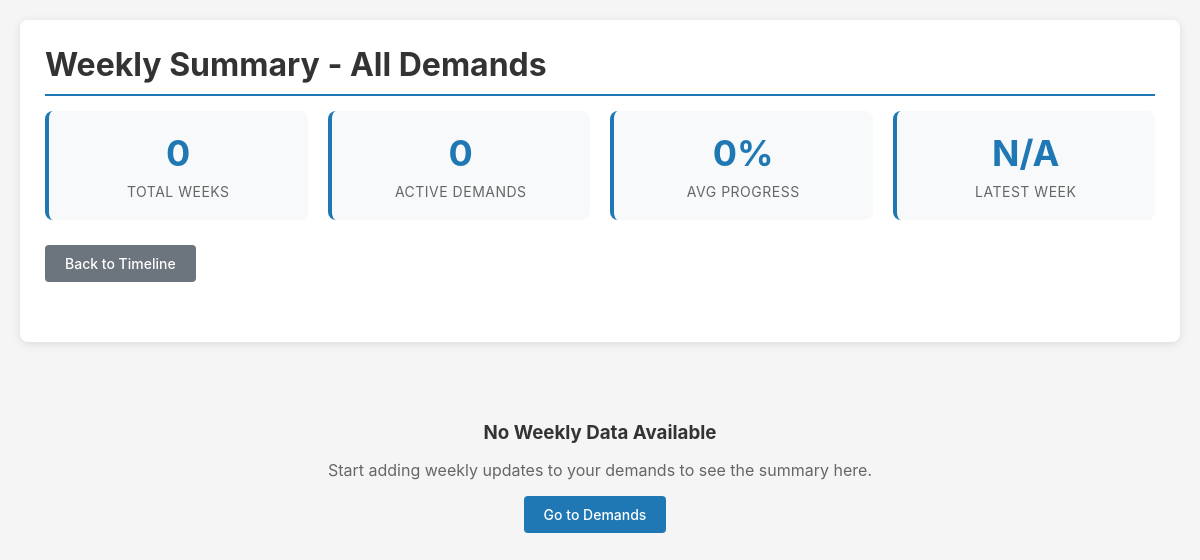
The page /weekly/summary/ on the database as committed earlier.
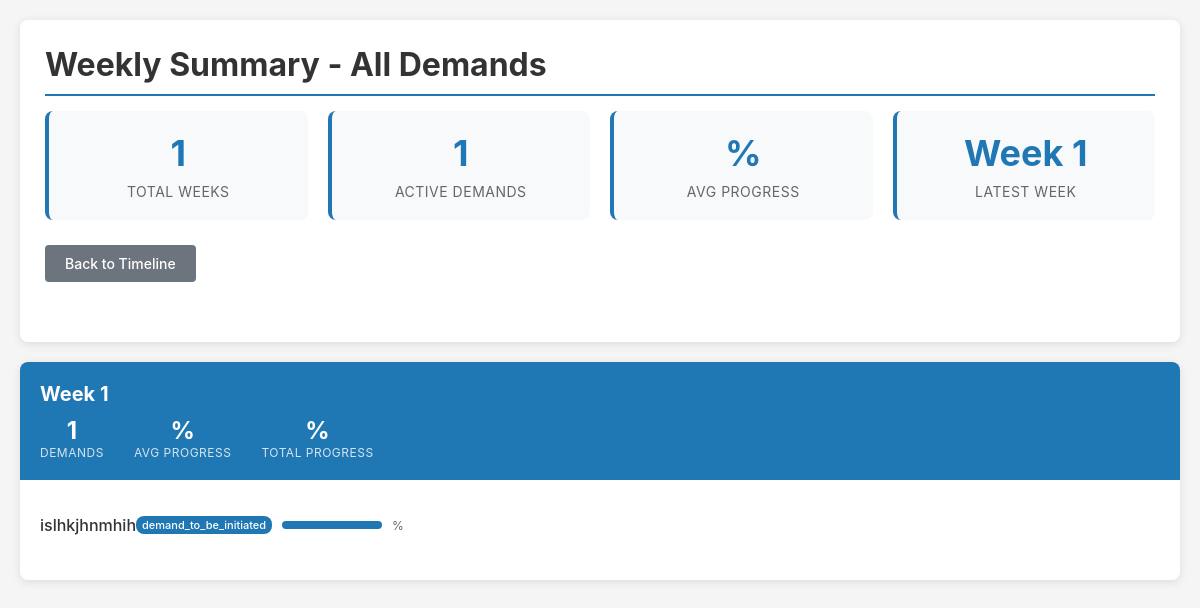
The same page on the database as committed later.
### trackerapp/models.py (models this page shows, shortened)
class Demand(models.Model):
    name = models.CharField(max_length=200)
    created_at = models.DateTimeField(auto_now_add=True)
    demand_ID = models.CharField(max_length=100, null=True, blank=True)
    file_type = models.CharField(max_length=100, null=True, blank=True)
    file_subtype = models.CharField(max_length=100, null=True, blank=True)
    file_detail = models.CharField(max_length=100, null=True, blank=True)
    demand_amount = models.DecimalField(max_digits=15, decimal_places=2, null=True, blank=True)
    io_name = models.CharField(max_length=200, null=True, blank=True)
    start_date = models.DateField(null=True, blank=True)
    duration_months = models.IntegerField(null=True, blank=True)
    weekly_start_date = models.DateField(null=True, blank=True)
    weekly_end_date = models.DateField(null=True, blank=True)

class WeeklyUpdate(models.Model):
    demand = models.ForeignKey(Demand, on_delete=models.CASCADE, related_name='weekly_updates')
    week_number = models.IntegerField()
    week_start_date = models.DateField()
    week_end_date = models.DateField()
    current_stage = models.CharField(max_length=50, choices=Stage.choices, null=True, blank=True)
    progress_percentage = models.IntegerField(default=0)
    challenges = models.TextField(blank=True, null=True)
    achievements = models.TextField(blank=True, null=True)
    next_week_plan = models.TextField(blank=True, null=True)
    created_at = models.DateTimeField(auto_now_add=True)
    updated_at = models.DateTimeField(auto_now=True)
    class Meta:
        unique_together = ('demand', 'week_number')
        ordering = ['-week_number']

### trackerapp/views.py (the view)
# urls.py: path('weekly/summary/', views.weekly_summary, name='weekly_summary'),
def weekly_summary(request):
    all_weekly_updates = WeeklyUpdate.objects.all().order_by('-created_at')
    weekly_summaries = {}
    for update in all_weekly_updates:
        week_key = f"Week {update.week_number}"
        if week_key not in weekly_summaries:
            weekly_summaries[week_key] = {
                'week_number': update.week_number,
                'demands': [],
                'demand_count': 0
            }
        weekly_summaries[week_key]['demands'].append({
            'demand_name': update.demand.name,
            'current_stage': update.current_stage,
            'challenges': update.challenges,
            'achievements': update.achievements
        })
        weekly_summaries[week_key]['demand_count'] += 1
    return render(request, 'trackerapp/weekly_summary.html', {
        'weekly_summaries': weekly_summaries
    })

### trackerapp/templates/trackerapp/weekly_summary.html (shortened to what the changed rows need)
<!DOCTYPE html>
<html lang="en">
<head>
</head>
<body>
    <div class="container">
        <div class="header">
            <h1>Weekly Summary - All Demands</h1>
            <div class="summary-overview">
                <div class="overview-card">
                    <div class="overview-number">{{ weekly_summaries|length }}</div>
                    <div class="overview-label">Total Weeks</div>
                </div>
                <div class="overview-card">
                    <div class="overview-number">
                        {% if weekly_summaries %}
                        {% for week_key, week_data in weekly_summaries.items %}
                        {% if forloop.first %}
                        {{ week_data.demand_count }}
                        {% endif %}
                        {% endfor %}
                        {% else %}
                        0
                        {% endif %}
                    </div>
                    <div class="overview-label">Active Demands</div>
                </div>
                <div class="overview-card">
                    <div class="overview-number">
                        {% if weekly_summaries %}
                        {% for week_key, week_data in weekly_summaries.items %}
                        {% if forloop.first %}
                        {{ week_data.avg_progress }}%
                        {% endif %}
                        {% endfor %}
                        {% else %}
                        0%
                        {% endif %}
                    </div>
                    <div class="overview-label">Avg Progress</div>
                </div>
                <div class="overview-card">
                    <div class="overview-number">
                        {% if weekly_summaries %}
                        {% for week_key, week_data in weekly_summaries.items %}
                        {% if forloop.first %}
                        Week {{ week_data.week_number }}
                        {% endif %}
                        {% endfor %}
                        {% else %}
                        N/A
                        {% endif %}
                    </div>
                    <div class="overview-label">Latest Week</div>
                </div>
            </div>
        </div>
        {% if weekly_summaries %}
        {% for week_key, week_data in weekly_summaries.items %}
        <div class="week-section">
            <div class="week-header">
                <div class="week-title">{{ week_key }}</div>
                <div class="week-stats">
                    <div class="week-stat">
                        <div class="week-stat-number">{{ week_data.demand_count }}</div>
                        <div class="week-stat-label">Demands</div>
                    </div>
                    <div class="week-stat">
                        <div class="week-stat-number">{{ week_data.avg_progress }}%</div>
                        <div class="week-stat-label">Avg Progress</div>
                    </div>
                    <div class="week-stat">
                        <div class="week-stat-number">{{ week_data.total_progress }}%</div>
                        <div class="week-stat-label">Total Progress</div>
                    </div>
                </div>
            </div>
            <div class="demands-list">
                {% for demand_data in week_data.demands %}
                <div class="demand-item">
                    <div class="demand-header">
                        <div class="demand-name">{{ demand_data.demand_name }}</div>
                        <div class="demand-progress">
                            {% if demand_data.current_stage %}
                            <span class="stage-badge">{{ demand_data.current_stage }}</span>
                            {% endif %}
                            <div class="progress-bar">
                                <div class="progress-fill" style="width: {{ demand_data.progress }}%"></div>
                            </div>
                            <div class="progress-text">{{ demand_data.progress }}%</div>
                        </div>
                    </div>
                </div>
                {% endfor %}
            </div>
        </div>
        {% endfor %}
        {% else %}
        <div class="no-data">
            <h3>No Weekly Data Available</h3>
            <p>Start adding weekly updates to your demands to see the summary here.</p>
            <a href="{% url 'demand_list' %}" class="btn btn-primary">Go to Demands</a>
        </div>
        {% endif %}
    </div>
</body>
</html>

Rows that differ between the two databases and show on the page:
now on this page (row unchanged): Demand: demand_name "islhkjhnmhih"
added WeeklyUpdate: current_stage "demand_to_be_initiated"
Other text that changed with them:
{{ weekly_summaries|length }}: "0" → "1"
new list line: "1"
new list line: "Week 1"
new list line: "Week 1 1 DEMANDS % AVG PROGRESS % TOTAL PROGRESS %"
text no longer shown: "0 0% N/A No Weekly Data Available Start adding weekly updates to your demands to see the summary here. Go to Demands"
